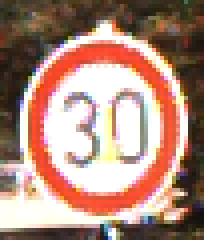
#> input picture Test/01929.png, 51 x 60 px (shown 4 times larger)
$ python -i preprocessing.py   (imports and definitions only)
#> lines starting #> are read from the running program, lines starting #| are printed output that depends on the picture; after the words box and inside, x2 and y2 are one past the last pixel; in counts of white or black regions, pixels touching at a corner belong together
import os
import numpy as np
import cv2
import matplotlib.pyplot as plt
from skimage.feature import hog


os.environ["QT_QPA_PLATFORM"] = "xcb"  # using X11 instead of Wayland in CV2

def preprocess_image(path, size=(64, 64)):
    """Loads and preprocesses an image while blurring the background and keeping the sign sharp."""
#> called with path = '../Test/01929.png', size = (64, 64)
    image = cv2.imread(path)
#> image is the input picture: shape (60, 51, 3); mean B, G, R 123.8, 138.3, 175
    if image is None:
        raise ValueError(f"Given path: ({path}) could not be loaded")

    # Resize image
    original_image = cv2.resize(image, size, interpolation=cv2.INTER_LINEAR)
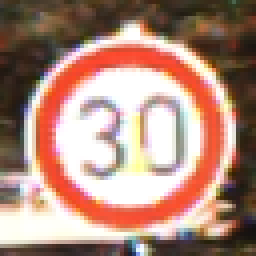
#> original_image: shape (64, 64, 3) (shown 4 times larger); mean B, G, R 123.6, 138.1, 174.8

    # Convert to grayscale
    gray = cv2.cvtColor(original_image, cv2.COLOR_BGR2GRAY)
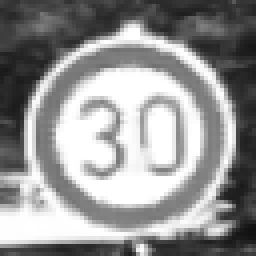
#> gray: shape (64, 64) (shown 4 times larger); min 17, max 255, mean 147.4

    # Blurring the background
    edges = cv2.Canny(gray, 20, 150)
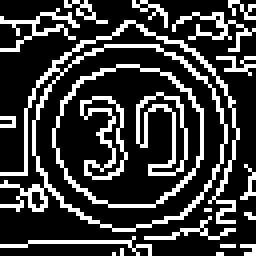
#> edges: shape (64, 64) (shown 4 times larger); 23.6% white in thin lines or dots
    contours, _ = cv2.findContours(edges, cv2.RETR_EXTERNAL, cv2.CHAIN_APPROX_SIMPLE)
#> contours = 18 contours, 17 with area under 20; largest, box (x1, y1, x2, y2) and area: (0, 5, 60, 58) 1782
    mask = np.zeros_like(gray)

    if contours:
        largest_contour = max(contours, key=cv2.contourArea)
#> largest_contour = contour of 212 points, box (x1, y1, x2, y2) (0, 5, 60, 58), area 1782
        cv2.drawContours(mask, [largest_contour], -1, (255), thickness=cv2.FILLED)
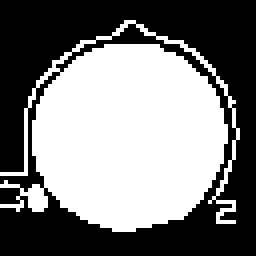
#> mask: shape (64, 64) (shown 4 times larger); 48.7% white; 1 white region, box (x1, y1, x2, y2) and area: (0, 5, 60, 58) 1994

    mask_rgb = cv2.cvtColor(mask, cv2.COLOR_GRAY2BGR)
    blurred_image = cv2.GaussianBlur(original_image, (5, 5), 0)
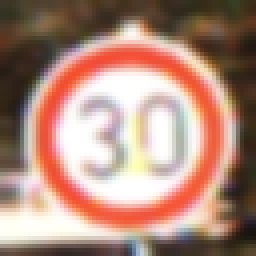
#> blurred_image: shape (64, 64, 3) (shown 4 times larger); mean B, G, R 123.6, 138.1, 174.8
    final_image = np.where(mask_rgb == (255, 255, 255), original_image, blurred_image)

    # adjusting the contrast
    brightness = 4
    contrast = 1.4
    final_image = cv2.addWeighted(final_image, contrast, np.zeros(final_image.shape, final_image.dtype), 0, brightness)
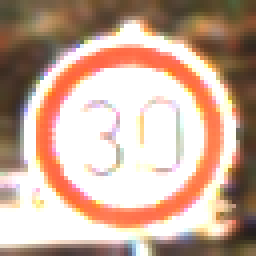
#> final_image: shape (64, 64, 3) (shown 4 times larger); mean B, G, R 152.5, 169.8, 200.1

    # Convert color image to grayscale and extract HOG features
    gray = cv2.cvtColor(final_image, cv2.COLOR_BGR2GRAY)
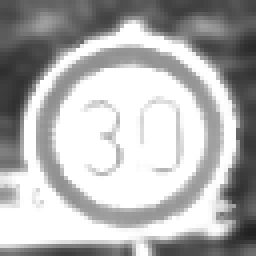
#> gray: shape (64, 64) (shown 4 times larger); min 32, max 255, mean 176.9
    final_image = hog(gray, pixels_per_cell=(8, 8), cells_per_block=(2, 2), feature_vector=True)
#> final_image = 1764 values, max 0.523 at index 1534, min 0 at index 17, mean 0.103

    # Normalize pixel values
    final_image = final_image / 255.0
#> final_image = 1764 values, max 0.00205 at index 1534, min 0 at index 17, mean 0.000402

    return final_image

>>> result = preprocess_image('../Test/01929.png')
#> result has the same summary as final_image in preprocess_image

$ run again, on Test/06504.png
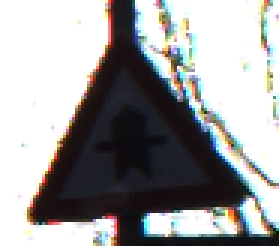
#> input picture Test/06504.png, 93 x 82 px (shown 3 times larger)
#> in preprocess_image, image is the input picture: shape (82, 93, 3); mean B, G, R 157.5, 157.2, 157.6
#> in preprocess_image, `edges = cv2.Canny(gray, 20, 150)`:
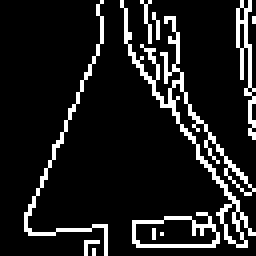
#> edges: shape (64, 64) (shown 4 times larger); 11.6% white in thin lines or dots
#> contours = 9 contours, 6 with area under 20; largest, box (x1, y1, x2, y2) and area: (33, 53, 55, 62) 126, (30, 0, 64, 62) 104, (59, 0, 64, 35) 28
#> largest_contour = contour of 20 points, box (x1, y1, x2, y2) (33, 53, 55, 62), area 126
#> mask: shape (64, 64); 3.8% white; 1 white region, box (x1, y1, x2, y2) and area: (33, 53, 55, 62) 156
#> in preprocess_image, `gray = cv2.cvtColor(final_image, cv2.COLOR_BGR2GRAY)`:
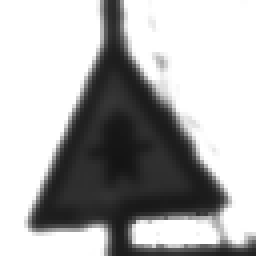
#> gray: shape (64, 64) (shown 4 times larger); min 20, max 255, mean 175
#> in preprocess_image, `final_image = hog(gray, pixels_per_cell=(8, 8), cells_per_block=(2, 2)..`: final_image = 1764 values, max 1 at index 531, min 0 at index 0, mean 0.0768
#> in preprocess_image, `final_image = final_image / 255.0`: final_image = 1764 values, max 0.00392 at index 531, min 0 at index 0, mean 0.000301
#> result has the same summary as final_image in preprocess_image

$ run again, on Test/07081.png
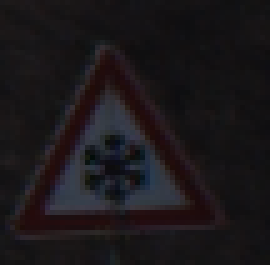
#> input picture Test/07081.png, 54 x 53 px (shown 5 times larger)
#> in preprocess_image, image is the input picture: shape (53, 54, 3); mean B, G, R 25.7, 23.2, 26.8
#> edges: shape (64, 64); 5.7% white in thin lines or dots, all inside (x1, y1, x2, y2) = (10, 19, 45, 52)
#> contours = 1 contour; box (x1, y1, x2, y2) and area: (10, 19, 45, 52) 210
#> largest_contour = contour of 141 points, box (x1, y1, x2, y2) (10, 19, 45, 52), area 210
#> mask: shape (64, 64); 8.1% white; 1 white region, box (x1, y1, x2, y2) and area: (10, 19, 45, 52) 333
#> in preprocess_image, `final_image = cv2.addWeighted(final_image, contrast, np.zeros(final_im..`:
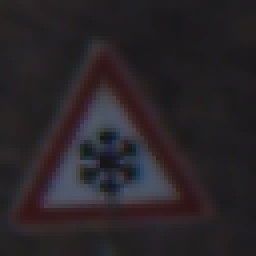
#> final_image: shape (64, 64, 3) (shown 4 times larger); mean B, G, R 39.8, 36.2, 41.3
#> in preprocess_image, `final_image = hog(gray, pixels_per_cell=(8, 8), cells_per_block=(2, 2)..`: final_image = 1764 values, max 0.557 at index 1195, min 0 at index 1, mean 0.119
#> in preprocess_image, `final_image = final_image / 255.0`: final_image = 1764 values, max 0.00219 at index 1195, min 0 at index 1, mean 0.000467
#> result has the same summary as final_image in preprocess_image
